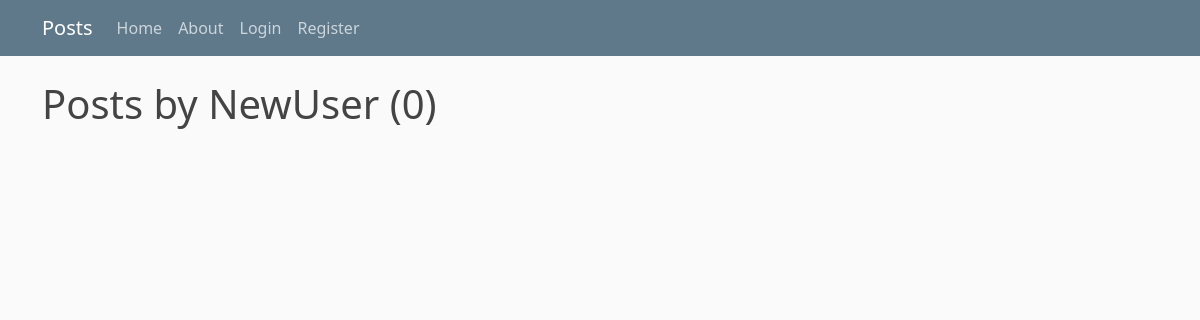
/posts/user/NewUser/, run on an earlier commit of the app's database.
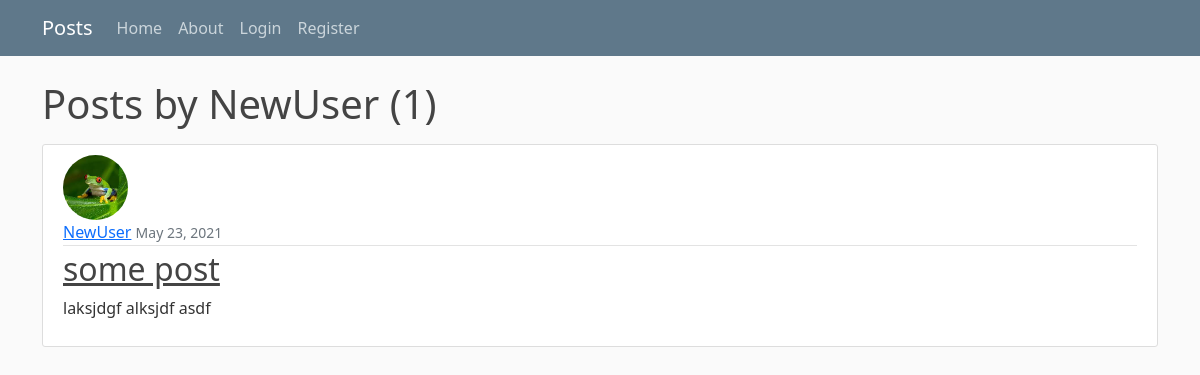
And on a later commit of the database.
### posts/models.py (models this page shows, shortened)
class Post(models.Model):
    title = models.CharField(max_length=100)
    content = models.TextField()
    date_posted = models.DateTimeField(default=timezone.now)
    author = models.ForeignKey(User, on_delete=models.CASCADE)

### users/models.py (models this page shows, shortened)
class Profile(models.Model):
    user = models.OneToOneField(User, on_delete=models.CASCADE)
    image = models.ImageField(default='images/frog.jfif', upload_to='images')

### posts/views.py (the view)
# urls.py: path('user/<str:username>/', UserPostListView.as_view(), name='user-posts'),
class UserPostListView(ListView):
    model = Post
    template_name = 'posts/user_posts.html'
    context_object_name = 'posts'
    paginate_by = 2
    def get_queryset(self):
        user = get_object_or_404(User, username=self.kwargs.get('username'))
        return Post.objects.filter(author=user).order_by('-date_posted')

### posts/templates/posts/user_posts.html (shortened to what this page needs)
{% extends "posts/base.html" %}
{% block content %}
    <h1 class="mb-3">Posts by {{ view.kwargs.username }} ({{ page_obj.paginator.count }})</h1>
    {% for post in posts %}
        <article class="media content-section">
            <img class="rounded-circle article-img" src="{{ post.author.profile.image.url }}">
            <div class="media-body">
                <div class="article-metadata">
                    <a class="mr-2" href="{% url 'posts:user-posts' post.author.username %}">{{ post.author }}</a>
                    <small class="text-muted">{{ post.date_posted|date:"F d, Y" }}</small>
                </div>
                <h2><a class="article-title" href="{% url 'posts:detail' post.id %}">{{ post.title }}</a></h2>
                <p class="article-content">{{ post.content }}</p>
            </div>
        </article>
    {% endfor %}
{% endblock content %}

What changed in the data, as far as the page shows it:
added Post: author.profile.image (picture), author "NewUser", date_posted "May 23, 2021", title "some post", content "laksjdgf alksjdf asdf"
Also different on the page:
{{ page_obj.paginator.count }}: "0" → "1"
